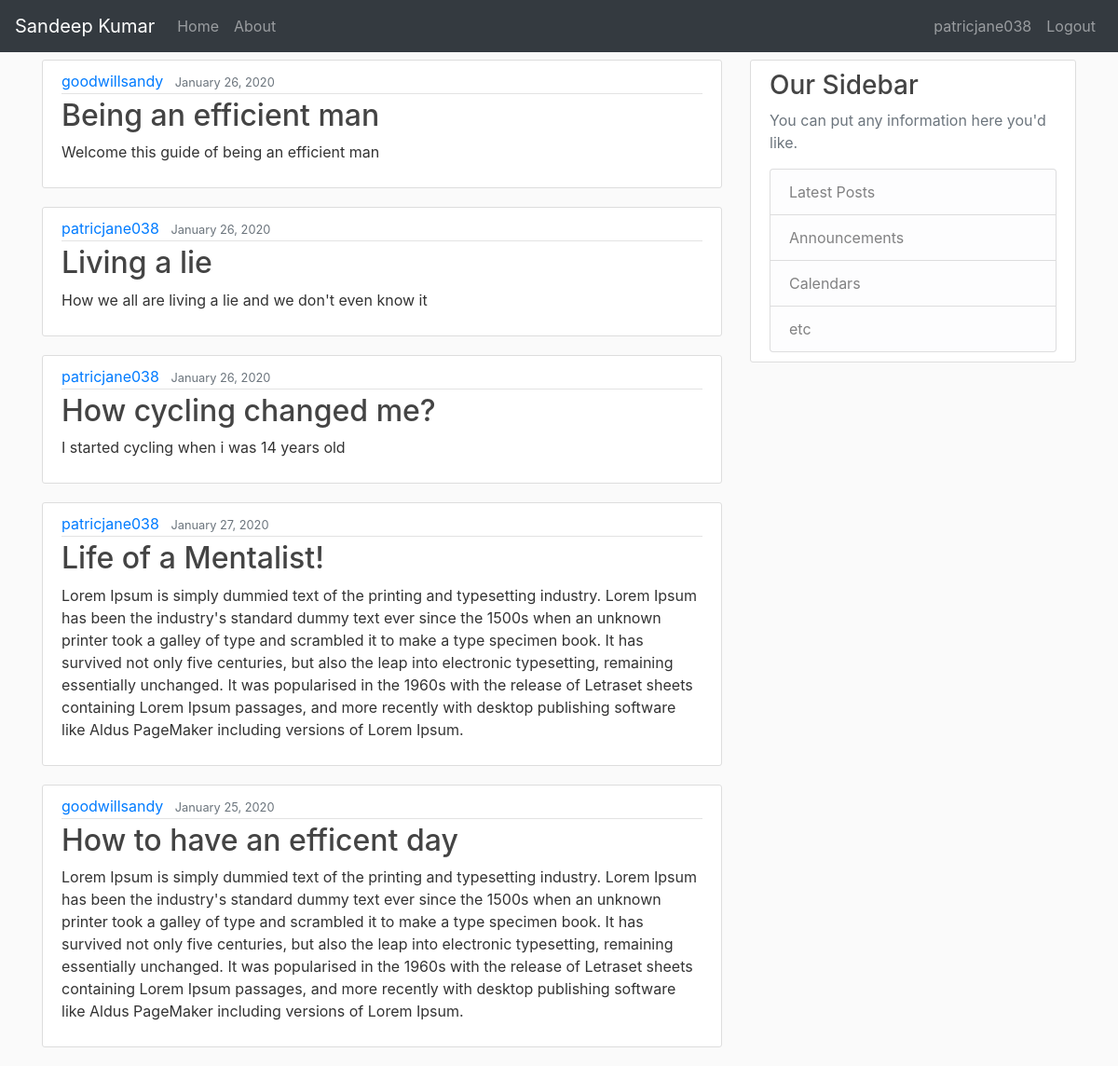
Screenshot of / (signed in) with the database file from the repository.
### blog/models.py (models this page shows, shortened)
class Post(models.Model):
    title = models.CharField(max_length=100)
    content = models.TextField()
    date_posted = models.DateTimeField(default=timezone.now)
    author = models.ForeignKey(User, on_delete=models.CASCADE)

### blog/views.py (the view)
# urls.py: path('', views.home, name='blog-home'),
def home(request):
    context = {
        'posts':Post.objects.all()
    }
    return render(request, 'blog/home.html', context)

### blog/templates/blog/home.html
{% extends "blog/base.html" %} {% block content%} {% for post in posts %}
<article class="media content-section">
  <div class="media-body">
    <div class="article-metadata">
      <a class="mr-2" href="#">{{ post.author }}</a>
      <small class="text-muted">{{ post.date_posted|date:"F d, Y" }}</small>
    </div>
    <h2><a class="article-title" href="#">{{ post.title }}</a></h2>
    <p class="article-content">{{ post.content }}</p>
  </div>
</article>
{% endfor %} {% endblock %}

### blog/templates/blog/base.html (shortened to what this page needs)
{% load static %}
<!DOCTYPE html>
<html lang="en">
  <head>
    <link
      rel="stylesheet"
      href="https://stackpath.bootstrapcdn.com/bootstrap/4.4.1/css/bootstrap.min.css"
    />
    <link rel="stylesheet" href="{% static 'blog/main.css' %}" />
  </head>
  <body>
    <nav class="navbar navbar-expand-lg navbar-dark bg-dark mb-2">
      <div class="collapse navbar-collapse" id="navbarToggler">
        <a class="navbar-brand" href="#">Sandeep Kumar</a>
        <ul class="navbar-nav mr-auto mt-2 mt-lg-0">
          <li class="nav-item">
            <a class="nav-link" href="{% url 'blog-home' %}">Home</a>
          </li>
          <li class="nav-item">
            <a class="nav-link" href="{% url 'blog-about' %}">About</a>
          </li>
        </ul>
        <ul class="navbar-nav ml-auto mt-2 mt-lg-0">
          {% if user.is_authenticated %}
          <li class="nav-item">
            <a class="nav-link" href="{% url 'profile' %}">
              {{user.username}}
            </a>
          </li>
          <li class="nav-item">
            <a class="nav-link" href="{% url 'logout' %}">
              Logout
            </a>
          </li>
          {% endif %}
        </ul>
      </div>
    </nav>
    <main role="main" class="container">
      <div class="row">
        <div class="col-md-8">
          {% block content %} {% endblock %}
        </div>
        <div class="col-md-4">
          <div class="content-section">
            <h3>Our Sidebar</h3>
            <p class="text-muted">
              You can put any information here you'd like.
            </p>
            <ul class="list-group">
              <li class="list-group-item list-group-item-light">
                Latest Posts
              </li>
              <li class="list-group-item list-group-item-light">
                Announcements
              </li>
              <li class="list-group-item list-group-item-light">Calendars</li>
              <li class="list-group-item list-group-item-light">etc</li>
            </ul>
          </div>
        </div>
      </div>
    </main>
  </body>
</html>

### blog/static/blog/main.css (style rules this page uses)
body { background: #fafafa; color: #333333; }
h1, h2, h3, h4, h5, h6 { color: #444444; }
ul { margin: 0; }
.content-section { background: #ffffff; padding: 10px 20px; border: 1px solid #dddddd; border-radius: 3px; margin-bottom: 20px; }
.article-title { color: #444444; }
.article-content { white-space: pre-line; }
.article-metadata { padding-bottom: 1px; margin-bottom: 4px; border-bottom: 1px solid #e3e3e3; }

### rows the page displays
Post: author "goodwillsandy", date_posted "January 26, 2020", title "Being an efficient man", content "Welcome this guide of being an efficient man"
Post: author "patricjane038", date_posted "January 26, 2020", title "Living a lie", content "How we all are living a lie and we don't even know it"
Post: author "patricjane038", date_posted "January 26, 2020", title "How cycling changed me?", content "I started cycling when i was 14 years old"
Post: author "patricjane038", date_posted "January 27, 2020", title "Life of a Mentalist!", content "Lorem Ipsum is simply dummied text of the printing and typesetting industry. Lorem Ipsum has been the industry's standard dummy text ever since the 1500s when an unknown printer took a galley of type and scrambled it to make a type specimen book. It has survived not only five centuries, but also the leap into electronic typesetting, remaining essentially unchanged. It was popularised in the 1960s with the release of Letraset sheets containing Lorem Ipsum passages, and more recently with desktop publishing software like Aldus PageMaker including versions of Lorem Ipsum."
Post: author "goodwillsandy", date_posted "January 25, 2020", title "How to have an efficent day", content "Lorem Ipsum is simply dummied text of the printing and typesetting industry. Lorem Ipsum has been the industry's standard dummy text ever since the 1500s when an unknown printer took a galley of type and scrambled it to make a type specimen book. It has survived not only five centuries, but also the leap into electronic typesetting, remaining essentially unchanged. It was popularised in the 1960s with the release of Letraset sheets containing Lorem Ipsum passages, and more recently with desktop publishing software like Aldus PageMaker including versions of Lorem Ipsum."

### other values shown
{{ user.username }} "patricjane038"
